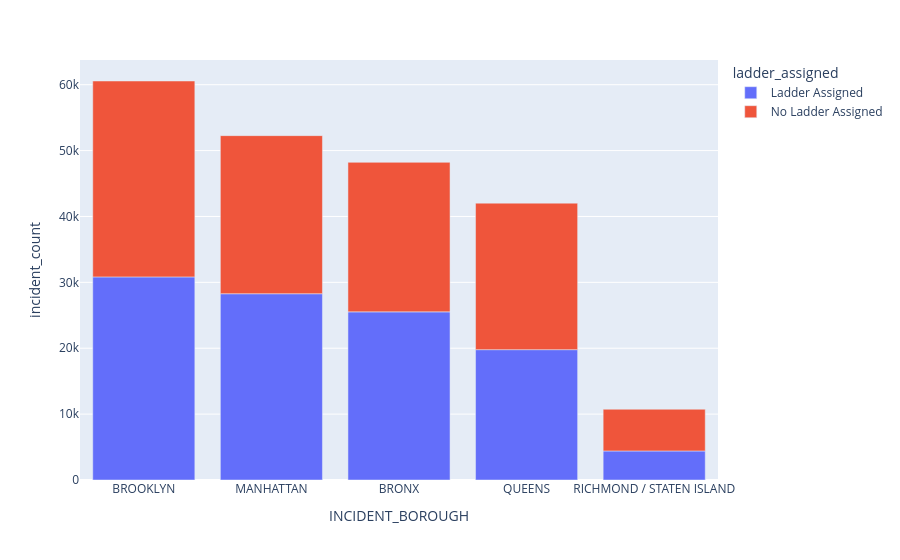

Source (notebook cell):
### Markdown cell above
### Stacked and Grouped Bar Charts

Adding a `color` parameter encodes a second variable visually. By default, Plotly stacks the bars, showing the breakdown of ladder assignments within each borough.

### Code cell
# let's regroup our data, but this time add the ladder_assigned variable. This way we'll see the counts of incidents by borough, broken down by which one's had a ladder assigned.
df_bar=df.groupby(['INCIDENT_BOROUGH', 'ladder_assigned']).INCIDENT_BOROUGH.count().reset_index(name='incident_count')
#now let's sort the dataframe from highest to lowest count
df_bar=df_bar.sort_values(by='incident_count', ascending=False)
df_bar

fig = px.bar(df_bar, x='INCIDENT_BOROUGH', y='incident_count', color='ladder_assigned')
fig.show()

### Figure 1 — Plotly figure (JSON) as saved in the notebook; plotly's stock layout.template omitted (floating-point values rounded to 4 significant figures)
{"data": [{"hovertemplate": "ladder_assigned=Ladder Assigned<br>INCIDENT_BOROUGH=%{x}<br>incident_count=%{y}<extra></extra>", "legendgroup": "Ladder Assigned", "marker": {"color": "#636efa", "pattern": {"shape": ""}}, "name": "Ladder Assigned", "orientation": "v", "showlegend": true, "textposition": "auto", "type": "bar", "x": ["BROOKLYN", "MANHATTAN", "BRONX", "QUEENS", "RICHMOND / STATEN ISLAND"], "xaxis": "x", "y": [30825, 28275, 25521, 19785, 4408], "yaxis": "y"}, {"hovertemplate": "ladder_assigned=No Ladder Assigned<br>INCIDENT_BOROUGH=%{x}<br>incident_count=%{y}<extra></extra>", "legendgroup": "No Ladder Assigned", "marker": {"color": "#EF553B", "pattern": {"shape": ""}}, "name": "No Ladder Assigned", "orientation": "v", "showlegend": true, "textposition": "auto", "type": "bar", "x": ["BROOKLYN", "MANHATTAN", "BRONX", "QUEENS", "RICHMOND / STATEN ISLAND"], "xaxis": "x", "y": [29737, 23994, 22697, 22237, 6333], "yaxis": "y"}], "layout": {"barmode": "relative", "legend": {"title": {"text": "ladder_assigned"}, "tracegroupgap": 0}, "margin": {"t": 60}, "xaxis": {"anchor": "y", "domain": [0, 1], "title": {"text": "INCIDENT_BOROUGH"}}, "yaxis": {"anchor": "x", "domain": [0, 1], "title": {"text": "incident_count"}}}}
